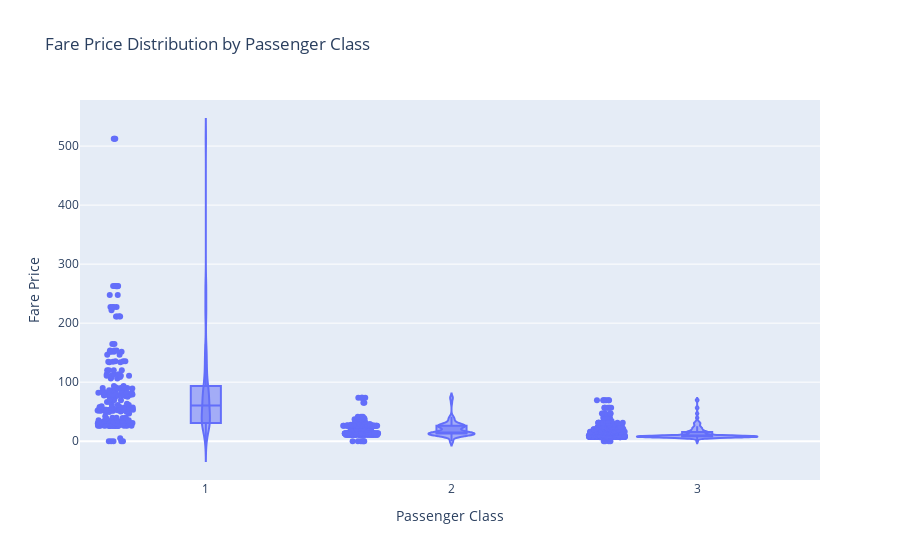

Notebook code for this chart:
### Code cell
fig = px.violin(data, x='Pclass', y='Fare', box=True, points='all', 
                labels={'Pclass': 'Passenger Class', 'Fare': 'Fare Price'},
                title='Fare Price Distribution by Passenger Class')
fig.show()

### Figure 1 — Plotly figure (JSON) as saved in the notebook; plotly's stock layout.template omitted (floating-point values rounded to 4 significant figures; data arrays with more than 128 entries replaced by an {"elided": "..."} marker saying what was removed)
{"data": [{"alignmentgroup": "True", "box": {"visible": true}, "hovertemplate": "Passenger Class=%{x}<br>Fare Price=%{y}<extra></extra>", "legendgroup": "", "marker": {"color": "#636efa"}, "name": "", "offsetgroup": "", "orientation": "v", "points": "all", "scalegroup": "True", "showlegend": false, "type": "violin", "x": {"elided": "891 int values"}, "x0": " ", "xaxis": "x", "y": {"elided": "891 float values"}, "y0": " ", "yaxis": "y"}], "layout": {"legend": {"tracegroupgap": 0}, "title": {"text": "Fare Price Distribution by Passenger Class"}, "violinmode": "group", "xaxis": {"anchor": "y", "domain": [0, 1], "title": {"text": "Passenger Class"}}, "yaxis": {"anchor": "x", "domain": [0, 1], "title": {"text": "Fare Price"}}}}
